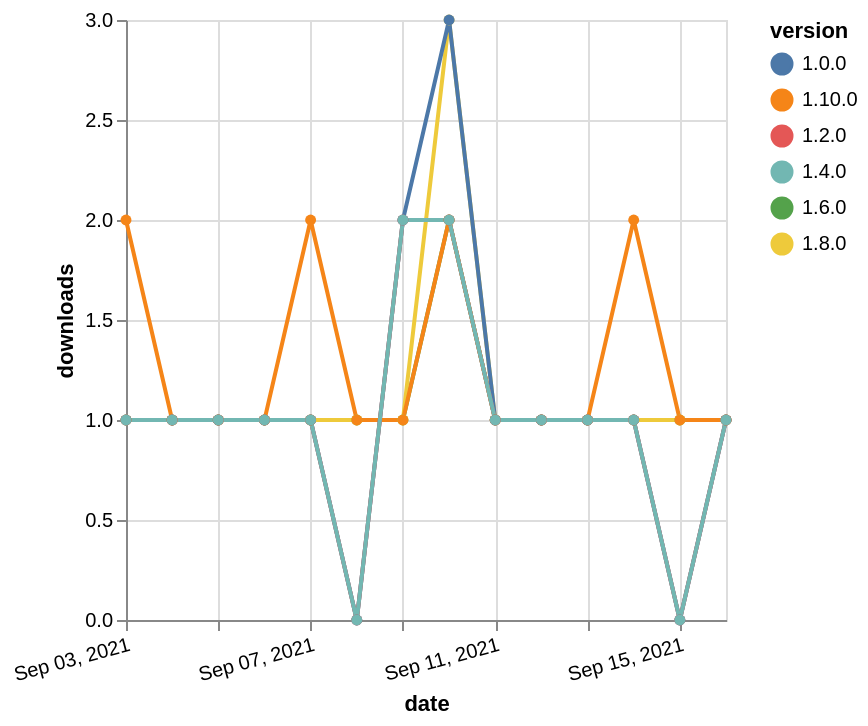

Write the Vega-Lite specification saved for this chart.
### Vega-Lite specification from a JSON file in a GitHub repository (floating-point values rounded to 4 significant figures)
{"$schema": "https://vega.github.io/schema/vega-lite/v5.json", "description": "A simple bar chart with embedded data.", "data": {"values": [{"date": "2021-09-03", "total": 176, "delta": 1, "version": "1.6.0"}, {"date": "2021-09-04", "total": 177, "delta": 1, "version": "1.6.0"}, {"date": "2021-09-05", "total": 178, "delta": 1, "version": "1.6.0"}, {"date": "2021-09-06", "total": 179, "delta": 1, "version": "1.6.0"}, {"date": "2021-09-07", "total": 180, "delta": 1, "version": "1.6.0"}, {"date": "2021-09-08", "total": 181, "delta": 1, "version": "1.6.0"}, {"date": "2021-09-09", "total": 182, "delta": 1, "version": "1.6.0"}, {"date": "2021-09-10", "total": 184, "delta": 2, "version": "1.6.0"}, {"date": "2021-09-11", "total": 185, "delta": 1, "version": "1.6.0"}, {"date": "2021-09-12", "total": 186, "delta": 1, "version": "1.6.0"}, {"date": "2021-09-13", "total": 187, "delta": 1, "version": "1.6.0"}, {"date": "2021-09-14", "total": 188, "delta": 1, "version": "1.6.0"}, {"date": "2021-09-15", "total": 189, "delta": 1, "version": "1.6.0"}, {"date": "2021-09-16", "total": 190, "delta": 1, "version": "1.6.0"}, {"date": "2021-09-03", "total": 208, "delta": 1, "version": "1.8.0"}, {"date": "2021-09-04", "total": 209, "delta": 1, "version": "1.8.0"}, {"date": "2021-09-05", "total": 210, "delta": 1, "version": "1.8.0"}, {"date": "2021-09-06", "total": 211, "delta": 1, "version": "1.8.0"}, {"date": "2021-09-07", "total": 212, "delta": 1, "version": "1.8.0"}, {"date": "2021-09-08", "total": 213, "delta": 1, "version": "1.8.0"}, {"date": "2021-09-09", "total": 214, "delta": 1, "version": "1.8.0"}, {"date": "2021-09-10", "total": 217, "delta": 3, "version": "1.8.0"}, {"date": "2021-09-11", "total": 218, "delta": 1, "version": "1.8.0"}, {"date": "2021-09-12", "total": 219, "delta": 1, "version": "1.8.0"}, {"date": "2021-09-13", "total": 220, "delta": 1, "version": "1.8.0"}, {"date": "2021-09-14", "total": 221, "delta": 1, "version": "1.8.0"}, {"date": "2021-09-15", "total": 222, "delta": 1, "version": "1.8.0"}, {"date": "2021-09-16", "total": 223, "delta": 1, "version": "1.8.0"}, {"date": "2021-09-03", "total": 134, "delta": 2, "version": "1.10.0"}, {"date": "2021-09-04", "total": 135, "delta": 1, "version": "1.10.0"}, {"date": "2021-09-05", "total": 136, "delta": 1, "version": "1.10.0"}, {"date": "2021-09-06", "total": 137, "delta": 1, "version": "1.10.0"}, {"date": "2021-09-07", "total": 139, "delta": 2, "version": "1.10.0"}, {"date": "2021-09-08", "total": 140, "delta": 1, "version": "1.10.0"}, {"date": "2021-09-09", "total": 141, "delta": 1, "version": "1.10.0"}, {"date": "2021-09-10", "total": 143, "delta": 2, "version": "1.10.0"}, {"date": "2021-09-11", "total": 144, "delta": 1, "version": "1.10.0"}, {"date": "2021-09-12", "total": 145, "delta": 1, "version": "1.10.0"}, {"date": "2021-09-13", "total": 146, "delta": 1, "version": "1.10.0"}, {"date": "2021-09-14", "total": 148, "delta": 2, "version": "1.10.0"}, {"date": "2021-09-15", "total": 149, "delta": 1, "version": "1.10.0"}, {"date": "2021-09-16", "total": 150, "delta": 1, "version": "1.10.0"}, {"date": "2021-09-03", "total": 411, "delta": 1, "version": "1.0.0"}, {"date": "2021-09-04", "total": 412, "delta": 1, "version": "1.0.0"}, {"date": "2021-09-05", "total": 413, "delta": 1, "version": "1.0.0"}, {"date": "2021-09-06", "total": 414, "delta": 1, "version": "1.0.0"}, {"date": "2021-09-07", "total": 415, "delta": 1, "version": "1.0.0"}, {"date": "2021-09-08", "total": 415, "delta": 0, "version": "1.0.0"}, {"date": "2021-09-09", "total": 417, "delta": 2, "version": "1.0.0"}, {"date": "2021-09-10", "total": 420, "delta": 3, "version": "1.0.0"}, {"date": "2021-09-11", "total": 421, "delta": 1, "version": "1.0.0"}, {"date": "2021-09-12", "total": 422, "delta": 1, "version": "1.0.0"}, {"date": "2021-09-13", "total": 423, "delta": 1, "version": "1.0.0"}, {"date": "2021-09-14", "total": 424, "delta": 1, "version": "1.0.0"}, {"date": "2021-09-15", "total": 424, "delta": 0, "version": "1.0.0"}, {"date": "2021-09-16", "total": 425, "delta": 1, "version": "1.0.0"}, {"date": "2021-09-03", "total": 212, "delta": 1, "version": "1.2.0"}, {"date": "2021-09-04", "total": 213, "delta": 1, "version": "1.2.0"}, {"date": "2021-09-05", "total": 214, "delta": 1, "version": "1.2.0"}, {"date": "2021-09-06", "total": 215, "delta": 1, "version": "1.2.0"}, {"date": "2021-09-07", "total": 216, "delta": 1, "version": "1.2.0"}, {"date": "2021-09-08", "total": 216, "delta": 0, "version": "1.2.0"}, {"date": "2021-09-09", "total": 218, "delta": 2, "version": "1.2.0"}, {"date": "2021-09-10", "total": 220, "delta": 2, "version": "1.2.0"}, {"date": "2021-09-11", "total": 221, "delta": 1, "version": "1.2.0"}, {"date": "2021-09-12", "total": 222, "delta": 1, "version": "1.2.0"}, {"date": "2021-09-13", "total": 223, "delta": 1, "version": "1.2.0"}, {"date": "2021-09-14", "total": 224, "delta": 1, "version": "1.2.0"}, {"date": "2021-09-15", "total": 224, "delta": 0, "version": "1.2.0"}, {"date": "2021-09-16", "total": 225, "delta": 1, "version": "1.2.0"}, {"date": "2021-09-03", "total": 208, "delta": 1, "version": "1.4.0"}, {"date": "2021-09-04", "total": 209, "delta": 1, "version": "1.4.0"}, {"date": "2021-09-05", "total": 210, "delta": 1, "version": "1.4.0"}, {"date": "2021-09-06", "total": 211, "delta": 1, "version": "1.4.0"}, {"date": "2021-09-07", "total": 212, "delta": 1, "version": "1.4.0"}, {"date": "2021-09-08", "total": 212, "delta": 0, "version": "1.4.0"}, {"date": "2021-09-09", "total": 214, "delta": 2, "version": "1.4.0"}, {"date": "2021-09-10", "total": 216, "delta": 2, "version": "1.4.0"}, {"date": "2021-09-11", "total": 217, "delta": 1, "version": "1.4.0"}, {"date": "2021-09-12", "total": 218, "delta": 1, "version": "1.4.0"}, {"date": "2021-09-13", "total": 219, "delta": 1, "version": "1.4.0"}, {"date": "2021-09-14", "total": 220, "delta": 1, "version": "1.4.0"}, {"date": "2021-09-15", "total": 220, "delta": 0, "version": "1.4.0"}, {"date": "2021-09-16", "total": 221, "delta": 1, "version": "1.4.0"}]}, "width": "container", "mark": {"type": "line", "point": {"filled": true}}, "encoding": {"x": {"field": "date", "type": "temporal", "timeUnit": "yearmonthdate", "title": "date", "axis": {"labelAngle": -15}}, "y": {"field": "delta", "type": "quantitative", "title": "downloads"}, "color": {"field": "version", "type": "nominal"}, "tooltip": {"field": "delta"}}}
